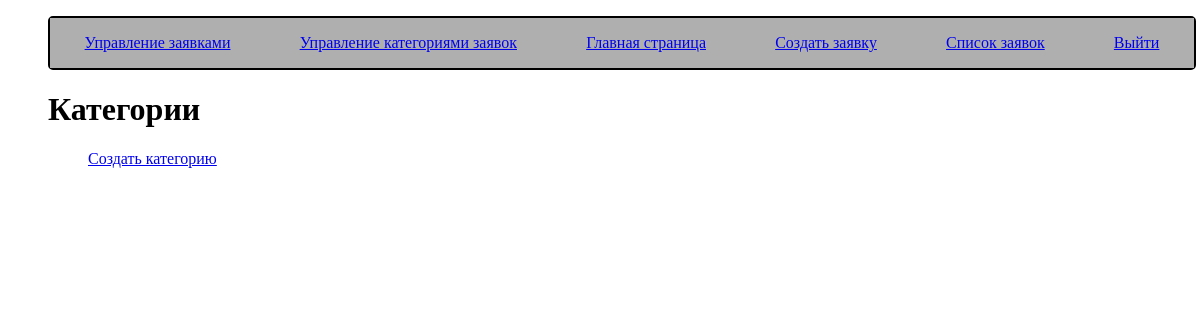
The page /interior/category_list/ (signed in) on the database as committed earlier.
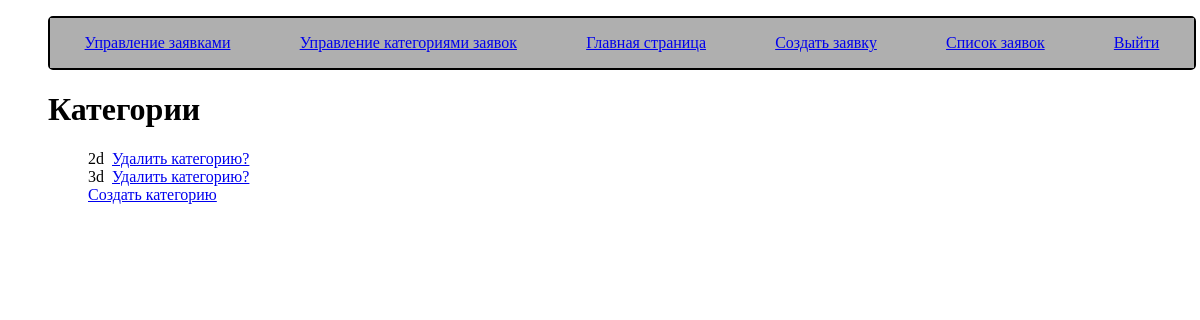
The same page on the database as committed later.
### interior/models.py (models this page shows, shortened)
class Category(models.Model):
    name_category = models.CharField('Название', max_length = 30 )
    def get_absolute_url(self):
        return reverse('category_delete', args=[str(self.id)])

### interior/views.py (the view)
# urls.py: url('category_list/', views.CategoryList.as_view(), name='category_list'),
class CategoryList(PermissionRequiredMixin, ListView):
    template_name = 'category_list.html'
    model = Category
    paginate_by = 10
    permission_required = 'catalog.can_mark_returned'

### interior/templates/category_list.html
{% extends "base_generic.html" %}
{% block content %}
    <h1>Категории</h1>
    <ul>
      {% for z in category_list %}
      <li>
          {{z.name_category}}&nbsp;&nbsp;
      <a href="{{  z.get_absolute_url}}">     Удалить категорию?</a>
      </li>
      {% endfor %}
    <a href="{%   url 'category_create' %}">Создать категорию</a>
    </ul>
{% endblock %}

Rows that differ between the two databases and show on the page:
added Category: name_category "2d"
added Category: name_category "3d"
